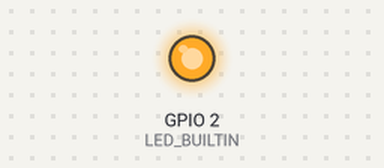
Recording of a sketch running on a simulated ESP8266 (NodeMCU). Shown: output pins drawn as LEDs (lit = HIGH, except the on-board LED, lit = LOW). WiFi joins after 1.5 s; servers stay silent unless stated; what the sketch prints to the serial monitor is not drawn.

Above: at 2.1 s.
At 7.0 s:
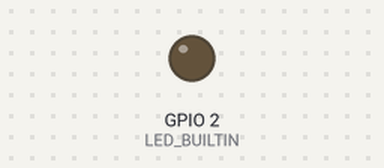
Timing chart, 0 to 8.9 s (numbered marks = the images above):
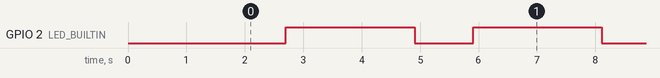

The sketch:

CommClient.ino
```cpp
/*  Connects to the NodeMCU Hotspot
 *  IP Address 192,168,1,80
 *  Sends and receives message from the server in every 2 seconds
  */
#include <SPI.h>
#include <ESP8266WiFi.h>

char ssid[] = "Emtron";           // SSID of your hotspot WiFi
char pass[] = "12345678";            // password of your hotspot WiFi


unsigned long askTimer = 0;

IPAddress server(192,168,1,80);       // the fix IP address of the server
WiFiClient client;

void setup() {
  Serial.begin(115200);               // only for debug
  WiFi.begin(ssid, pass);             // connects to the WiFi router
  while (WiFi.status() != WL_CONNECTED) {
    Serial.print(".");
    delay(500);
  }

  pinMode(LED_BUILTIN, OUTPUT);
}

void loop () {
  client.connect(server, 80);   // Connection to the server
  digitalWrite(LED_BUILTIN, LOW);    // to show the communication only (inverted logic)
  Serial.println(".");
  client.println("Hello server! Are you sleeping?\r");  // sends the message to the server
  String answer = client.readStringUntil('\r');   // receives the answer from the sever
  Serial.println("from server: " + answer);
  client.flush();
  digitalWrite(LED_BUILTIN, HIGH);
  delay(2000);                  // client will trigger the communication after two seconds
}
```

Measured:
- by itself, GPIO 2 (LED_BUILTIN): alternates HIGH for 2.2 s and LOW for 1.0 s
